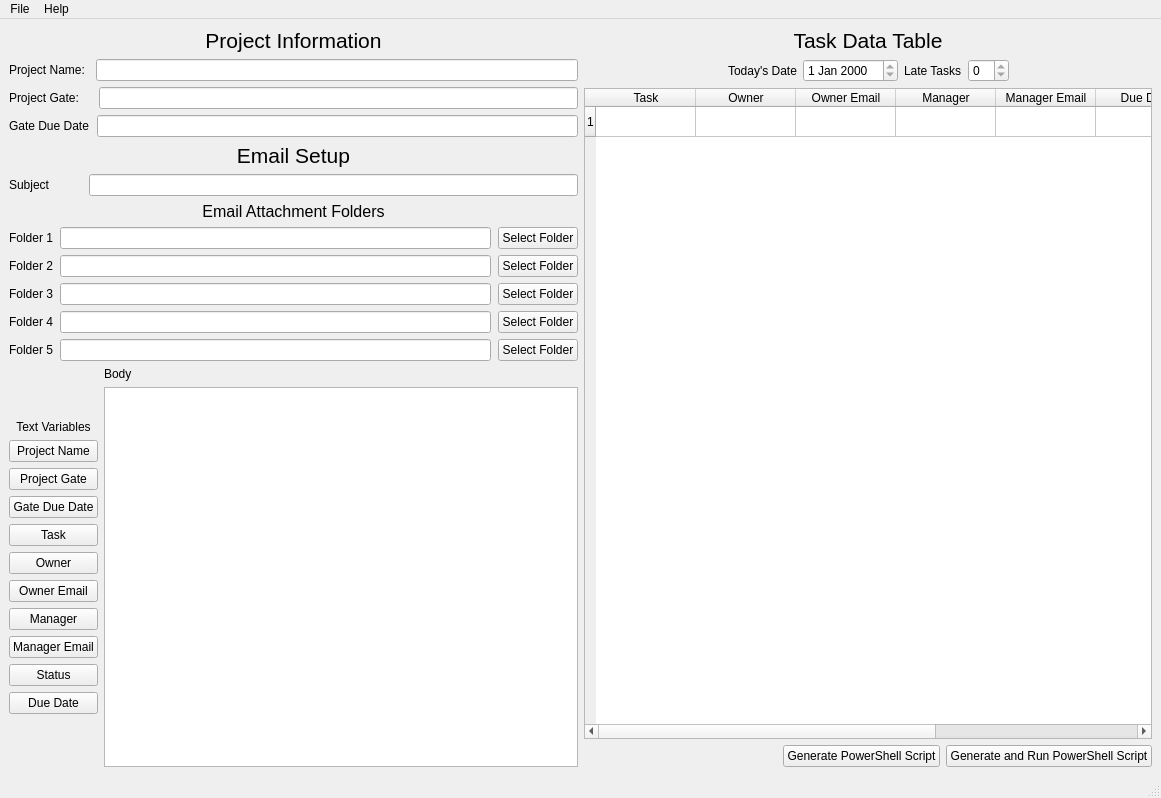
<?xml version="1.0" encoding="UTF-8"?>
<ui version="4.0">
 <class>MainWindow</class>
 <widget class="QMainWindow" name="MainWindow">
  <property name="geometry">
   <rect>
    <x>0</x>
    <y>0</y>
    <width>1161</width>
    <height>798</height>
   </rect>
  </property>
  <property name="windowTitle">
   <string>PowerShell Email Generator</string>
  </property>
  <widget class="QWidget" name="centralwidget">
   <layout class="QHBoxLayout" name="horizontalLayout_13">
    <item>
     <layout class="QVBoxLayout" name="verticalLayout_5">
      <item>
       <widget class="QLabel" name="label_11">
        <property name="font">
         <font>
          <pointsize>16</pointsize>
         </font>
        </property>
        <property name="text">
         <string>Project Information</string>
        </property>
        <property name="alignment">
         <set>Qt::AlignCenter</set>
        </property>
       </widget>
      </item>
      <item>
       <layout class="QVBoxLayout" name="verticalLayout">
        <item>
         <layout class="QHBoxLayout" name="horizontalLayout_2">
          <property name="spacing">
           <number>11</number>
          </property>
          <item>
           <widget class="QLabel" name="label_3">
            <property name="text">
             <string>Project Name:</string>
            </property>
           </widget>
          </item>
          <item>
           <widget class="QLineEdit" name="projectNameLineEdit"/>
          </item>
         </layout>
        </item>
        <item>
         <layout class="QHBoxLayout" name="horizontalLayout_3">
          <property name="spacing">
           <number>20</number>
          </property>
          <item>
           <widget class="QLabel" name="label_4">
            <property name="text">
             <string>Project Gate:</string>
            </property>
           </widget>
          </item>
          <item>
           <widget class="QLineEdit" name="gateLineEdit"/>
          </item>
         </layout>
        </item>
        <item>
         <layout class="QHBoxLayout" name="horizontalLayout_4">
          <property name="spacing">
           <number>8</number>
          </property>
          <item>
           <widget class="QLabel" name="label_5">
            <property name="text">
             <string>Gate Due Date</string>
            </property>
           </widget>
          </item>
          <item>
           <widget class="QLineEdit" name="gateDueLineEdit"/>
          </item>
         </layout>
        </item>
        <item>
         <widget class="QLabel" name="label_2">
          <property name="font">
           <font>
            <pointsize>16</pointsize>
           </font>
          </property>
          <property name="text">
           <string>Email Setup</string>
          </property>
          <property name="alignment">
           <set>Qt::AlignCenter</set>
          </property>
         </widget>
        </item>
        <item>
         <layout class="QHBoxLayout" name="horizontalLayout_5">
          <property name="spacing">
           <number>39</number>
          </property>
          <item>
           <widget class="QLabel" name="label_8">
            <property name="text">
             <string>Subject</string>
            </property>
           </widget>
          </item>
          <item>
           <widget class="QLineEdit" name="emailSubject"/>
          </item>
         </layout>
        </item>
       </layout>
      </item>
      <item>
       <widget class="QLabel" name="label_17">
        <property name="font">
         <font>
          <pointsize>12</pointsize>
         </font>
        </property>
        <property name="text">
         <string>Email Attachment Folders</string>
        </property>
        <property name="alignment">
         <set>Qt::AlignCenter</set>
        </property>
       </widget>
      </item>
      <item>
       <layout class="QHBoxLayout" name="horizontalLayout_8">
        <property name="spacing">
         <number>7</number>
        </property>
        <item>
         <widget class="QLabel" name="label">
          <property name="text">
           <string>Folder 1</string>
          </property>
         </widget>
        </item>
        <item>
         <widget class="QLineEdit" name="attachmentPathLineEdit"/>
        </item>
        <item>
         <widget class="QPushButton" name="selectFolderButton1">
          <property name="text">
           <string>Select Folder</string>
          </property>
         </widget>
        </item>
       </layout>
      </item>
      <item>
       <layout class="QHBoxLayout" name="horizontalLayout_9">
        <property name="spacing">
         <number>7</number>
        </property>
        <item>
         <widget class="QLabel" name="label_12">
          <property name="text">
           <string>Folder 2</string>
          </property>
         </widget>
        </item>
        <item>
         <widget class="QLineEdit" name="attachment2PathLineEdit"/>
        </item>
        <item>
         <widget class="QPushButton" name="selectFolderButton2">
          <property name="text">
           <string>Select Folder</string>
          </property>
         </widget>
        </item>
       </layout>
      </item>
      <item>
       <layout class="QHBoxLayout" name="horizontalLayout_10">
        <property name="spacing">
         <number>7</number>
        </property>
        <item>
         <widget class="QLabel" name="label_14">
          <property name="text">
           <string>Folder 3</string>
          </property>
         </widget>
        </item>
        <item>
         <widget class="QLineEdit" name="attachment3PathLineEdit"/>
        </item>
        <item>
         <widget class="QPushButton" name="selectFolderButton3">
          <property name="text">
           <string>Select Folder</string>
          </property>
         </widget>
        </item>
       </layout>
      </item>
      <item>
       <layout class="QHBoxLayout" name="horizontalLayout_11">
        <property name="spacing">
         <number>7</number>
        </property>
        <item>
         <widget class="QLabel" name="label_15">
          <property name="text">
           <string>Folder 4</string>
          </property>
         </widget>
        </item>
        <item>
         <widget class="QLineEdit" name="attachment4PathLineEdit"/>
        </item>
        <item>
         <widget class="QPushButton" name="selectFolderButton4">
          <property name="text">
           <string>Select Folder</string>
          </property>
         </widget>
        </item>
       </layout>
      </item>
      <item>
       <layout class="QHBoxLayout" name="horizontalLayout_12">
        <property name="spacing">
         <number>7</number>
        </property>
        <item>
         <widget class="QLabel" name="label_16">
          <property name="text">
           <string>Folder 5</string>
          </property>
         </widget>
        </item>
        <item>
         <widget class="QLineEdit" name="attachment5PathLineEdit"/>
        </item>
        <item>
         <widget class="QPushButton" name="selectFolderButton5">
          <property name="text">
           <string>Select Folder</string>
          </property>
         </widget>
        </item>
       </layout>
      </item>
      <item>
       <layout class="QHBoxLayout" name="horizontalLayout_6">
        <item>
         <layout class="QVBoxLayout" name="verticalLayout_2">
          <item>
           <spacer name="verticalSpacer_2">
            <property name="orientation">
             <enum>Qt::Vertical</enum>
            </property>
            <property name="sizeHint" stdset="0">
             <size>
              <width>20</width>
              <height>40</height>
             </size>
            </property>
           </spacer>
          </item>
          <item>
           <widget class="QLabel" name="label_6">
            <property name="text">
             <string>Text Variables</string>
            </property>
            <property name="alignment">
             <set>Qt::AlignCenter</set>
            </property>
           </widget>
          </item>
          <item>
           <widget class="QPushButton" name="projectNameButton">
            <property name="focusPolicy">
             <enum>Qt::NoFocus</enum>
            </property>
            <property name="text">
             <string>Project Name</string>
            </property>
           </widget>
          </item>
          <item>
           <widget class="QPushButton" name="projectGateButton">
            <property name="focusPolicy">
             <enum>Qt::NoFocus</enum>
            </property>
            <property name="text">
             <string>Project Gate</string>
            </property>
           </widget>
          </item>
          <item>
           <widget class="QPushButton" name="gateDueButton">
            <property name="focusPolicy">
             <enum>Qt::NoFocus</enum>
            </property>
            <property name="text">
             <string>Gate Due Date</string>
            </property>
           </widget>
          </item>
          <item>
           <widget class="QPushButton" name="taskButton">
            <property name="focusPolicy">
             <enum>Qt::NoFocus</enum>
            </property>
            <property name="text">
             <string>Task</string>
            </property>
           </widget>
          </item>
          <item>
           <widget class="QPushButton" name="ownerButton">
            <property name="focusPolicy">
             <enum>Qt::NoFocus</enum>
            </property>
            <property name="text">
             <string>Owner</string>
            </property>
           </widget>
          </item>
          <item>
           <widget class="QPushButton" name="ownerEmailButton">
            <property name="focusPolicy">
             <enum>Qt::NoFocus</enum>
            </property>
            <property name="text">
             <string>Owner Email</string>
            </property>
           </widget>
          </item>
          <item>
           <widget class="QPushButton" name="managerButton">
            <property name="focusPolicy">
             <enum>Qt::NoFocus</enum>
            </property>
            <property name="text">
             <string>Manager</string>
            </property>
           </widget>
          </item>
          <item>
           <widget class="QPushButton" name="managerEmailButton">
            <property name="focusPolicy">
             <enum>Qt::NoFocus</enum>
            </property>
            <property name="text">
             <string>Manager Email</string>
            </property>
           </widget>
          </item>
          <item>
           <widget class="QPushButton" name="statusButton">
            <property name="focusPolicy">
             <enum>Qt::NoFocus</enum>
            </property>
            <property name="text">
             <string>Status</string>
            </property>
           </widget>
          </item>
          <item>
           <widget class="QPushButton" name="dueDateButton">
            <property name="focusPolicy">
             <enum>Qt::NoFocus</enum>
            </property>
            <property name="text">
             <string>Due Date</string>
            </property>
           </widget>
          </item>
          <item>
           <spacer name="verticalSpacer">
            <property name="orientation">
             <enum>Qt::Vertical</enum>
            </property>
            <property name="sizeHint" stdset="0">
             <size>
              <width>20</width>
              <height>40</height>
             </size>
            </property>
           </spacer>
          </item>
         </layout>
        </item>
        <item>
         <layout class="QVBoxLayout" name="verticalLayout_4">
          <item>
           <layout class="QVBoxLayout" name="verticalLayout_3">
            <item>
             <widget class="QLabel" name="label_7">
              <property name="text">
               <string>Body</string>
              </property>
             </widget>
            </item>
            <item>
             <widget class="QPlainTextEdit" name="emailBody"/>
            </item>
           </layout>
          </item>
         </layout>
        </item>
       </layout>
      </item>
     </layout>
    </item>
    <item>
     <layout class="QVBoxLayout" name="verticalLayout_8">
      <item>
       <layout class="QVBoxLayout" name="verticalLayout_7">
        <item>
         <widget class="QLabel" name="label_10">
          <property name="font">
           <font>
            <pointsize>16</pointsize>
           </font>
          </property>
          <property name="text">
           <string>Task Data Table</string>
          </property>
          <property name="alignment">
           <set>Qt::AlignCenter</set>
          </property>
         </widget>
        </item>
        <item>
         <layout class="QHBoxLayout" name="horizontalLayout_7">
          <item>
           <spacer name="horizontalSpacer_3">
            <property name="orientation">
             <enum>Qt::Horizontal</enum>
            </property>
            <property name="sizeHint" stdset="0">
             <size>
              <width>40</width>
              <height>20</height>
             </size>
            </property>
           </spacer>
          </item>
          <item>
           <widget class="QLabel" name="label_9">
            <property name="text">
             <string>Today's Date</string>
            </property>
           </widget>
          </item>
          <item>
           <widget class="QDateEdit" name="todayEdit">
            <property name="readOnly">
             <bool>true</bool>
            </property>
           </widget>
          </item>
          <item>
           <widget class="QLabel" name="label_13">
            <property name="text">
             <string>Late Tasks</string>
            </property>
           </widget>
          </item>
          <item>
           <widget class="QSpinBox" name="lateTasksSpinBox">
            <property name="readOnly">
             <bool>true</bool>
            </property>
           </widget>
          </item>
          <item>
           <spacer name="horizontalSpacer">
            <property name="orientation">
             <enum>Qt::Horizontal</enum>
            </property>
            <property name="sizeHint" stdset="0">
             <size>
              <width>40</width>
              <height>20</height>
             </size>
            </property>
           </spacer>
          </item>
         </layout>
        </item>
       </layout>
      </item>
      <item>
       <layout class="QVBoxLayout" name="verticalLayout_6">
        <item>
         <widget class="QTableWidget" name="tableWidget">
          <property name="alternatingRowColors">
           <bool>true</bool>
          </property>
          <property name="sortingEnabled">
           <bool>true</bool>
          </property>
          <property name="wordWrap">
           <bool>true</bool>
          </property>
          <property name="rowCount">
           <number>1</number>
          </property>
          <attribute name="verticalHeaderShowSortIndicator" stdset="0">
           <bool>false</bool>
          </attribute>
          <row/>
          <column>
           <property name="text">
            <string>Task</string>
           </property>
          </column>
          <column>
           <property name="text">
            <string>Owner</string>
           </property>
          </column>
          <column>
           <property name="text">
            <string>Owner Email</string>
           </property>
          </column>
          <column>
           <property name="text">
            <string>Manager</string>
           </property>
          </column>
          <column>
           <property name="text">
            <string>Manager Email</string>
           </property>
          </column>
          <column>
           <property name="text">
            <string>Due Date</string>
           </property>
          </column>
          <column>
           <property name="text">
            <string>Status</string>
           </property>
          </column>
          <column>
           <property name="text">
            <string>Update Day(s)</string>
           </property>
          </column>
         </widget>
        </item>
        <item>
         <layout class="QHBoxLayout" name="horizontalLayout">
          <item>
           <spacer name="horizontalSpacer_4">
            <property name="orientation">
             <enum>Qt::Horizontal</enum>
            </property>
            <property name="sizeHint" stdset="0">
             <size>
              <width>40</width>
              <height>20</height>
             </size>
            </property>
           </spacer>
          </item>
          <item>
           <widget class="QPushButton" name="generateButton">
            <property name="text">
             <string>Generate PowerShell Script</string>
            </property>
           </widget>
          </item>
          <item>
           <widget class="QPushButton" name="pushButton">
            <property name="text">
             <string>Generate and Run PowerShell Script</string>
            </property>
           </widget>
          </item>
         </layout>
        </item>
       </layout>
      </item>
     </layout>
    </item>
   </layout>
  </widget>
  <widget class="QMenuBar" name="menubar">
   <property name="geometry">
    <rect>
     <x>0</x>
     <y>0</y>
     <width>1161</width>
     <height>23</height>
    </rect>
   </property>
   <widget class="QMenu" name="menuFile">
    <property name="title">
     <string>File</string>
    </property>
    <addaction name="actionOpen"/>
    <addaction name="actionSave"/>
    <addaction name="separator"/>
    <addaction name="actionGenerate_PowerShell_Script"/>
    <addaction name="separator"/>
    <addaction name="actionClose"/>
   </widget>
   <widget class="QMenu" name="menuAbout">
    <property name="title">
     <string>Help</string>
    </property>
    <addaction name="actionAbout"/>
   </widget>
   <addaction name="menuFile"/>
   <addaction name="menuAbout"/>
  </widget>
  <widget class="QStatusBar" name="statusbar"/>
  <action name="actionOpen">
   <property name="text">
    <string>Open</string>
   </property>
  </action>
  <action name="actionSave">
   <property name="text">
    <string>Save</string>
   </property>
  </action>
  <action name="actionClose">
   <property name="text">
    <string>Close</string>
   </property>
  </action>
  <action name="actionAbout">
   <property name="text">
    <string>About</string>
   </property>
  </action>
  <action name="actionGenerate_PowerShell_Script">
   <property name="text">
    <string>Generate PowerShell Script</string>
   </property>
  </action>
 </widget>
 <resources/>
 <connections/>
</ui>
